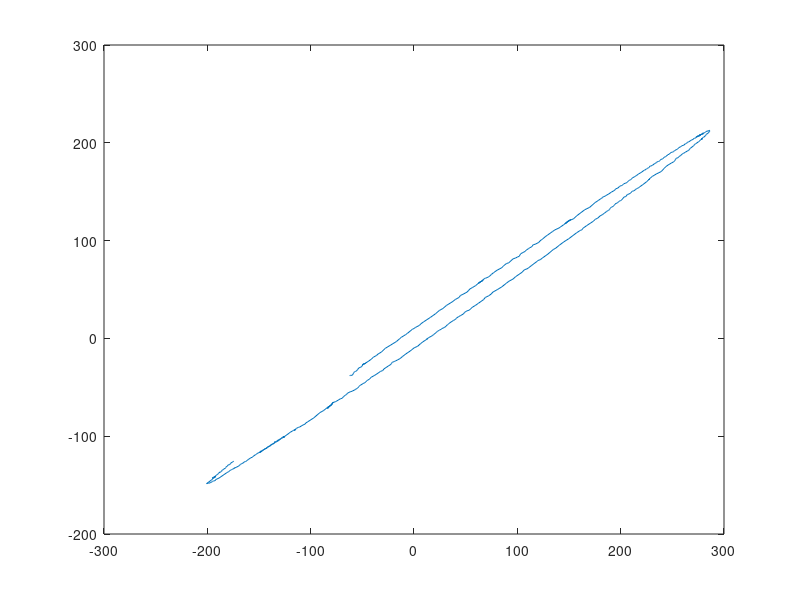

Here is the MATLAB script that generated this plot:
close all;
clear all;

load('A.mat');

% Preprocess
data = rawStarData;
n = size(data,1);
cx = 1024/2;
cy = 768/2;
for i = 1:2:8
    check1 = data(:,i) == 1023;
    check2 = data(:,i+1) == 1023;
    check = check1 | check2;
    data(check,i) = NaN;
    data(check,i+1) = NaN;
end

% Scale
data(:,[2,4,6,8]) = data(:,[2,4,6,8]) * (768/1023);

% Assign the data
star1 = data(:,1:2);
star2 = data(:,3:4);
star3 = data(:,5:6);
star4 = data(:,7:8);

% Determine for unseen stars
s1g = ~isnan(star1(:,1));
s2g = ~isnan(star2(:,1));
s3g = ~isnan(star3(:,1));
s4g = ~isnan(star4(:,1));

% Extract x and y of seen stars
z = zeros(n,1);
ssx = logical([s1g,z,s2g,z,s3g,z,s4g,z]);
ssy = logical([z,s1g,z,s2g,z,s3g,z,s4g]);
dg = [s1g,s2g,s3g,s4g];
numStars = sum(ssx,2);

% Calculate Robot Position
robot_o = [512, 384];
robot = zeros(n,1);
for i = 1:n
    N = numStars(i);
    robot(i,1) = NaN;
    robot(i,2) = NaN;
    if (N >= 3)
        x = data(i,ssx(i,:))';
        y = data(i,ssy(i,:))';

        sky_o = [mean(x), mean(y)];
        
        
        robot(i,:) = robot_o - sky_o;
    end
end

% Calculate movement vectors
move = robot - [robot(1,:);robot(1:end-1,:)];
for i = 1:n
    move(i,:) = 70*move(i,:)/norm(move(i,:));
end

% Plot robot path
figure(1);
title('Robot Path');
axis([0 1024 0 768]);
plot(robot(:,1), robot(:,2));

% % Animate robot
% figure(2);
% title('Robot Path Animated');
% hold on;
% axis([0 1024 0 768]);
% for i = 2:n
%     r = plot(robot(i,1), robot(i,2),'k+');
%     q = quiver(robot(i,1), robot(i,2), move(i,1), move(i,2),...
%         'AutoScale','off','MaxHeadSize',0.8,'Color','k');
%     pause(0.003);
%     delete(r);
%     delete(q);
% end